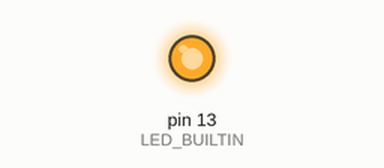
A sketch run on a simulated Arduino Uno, built with avr-gcc and run on an emulated ATmega328P. On the bench: output pins drawn as LEDs (lit = HIGH).

Above: at 0.5 s.
At 28.5 s:
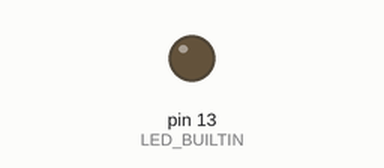
Timing chart, 0 to 32.5 s (numbered marks = the images above):
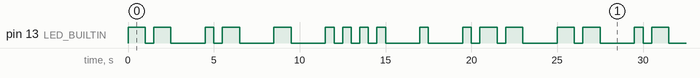

The sketch:

Blinkname.ino
```cpp
void setup() {
  pinMode(LED_BUILTIN, OUTPUT);
}

// There is a half second delay between every dot & dash, except at the end of the character, where there is a two second delay to indicate the beginning of a new character
void loop() {
  //letter M
  digitalWrite(LED_BUILTIN, HIGH);  // turn the LED on (HIGH is the voltage level)
  delay(1000);                      // wait for a second
  digitalWrite(LED_BUILTIN, LOW);   // turn the LED off by making the voltage LOW
  delay(500);                      // wait for a second
  digitalWrite(LED_BUILTIN, HIGH);
  delay(1000);
  digitalWrite(LED_BUILTIN, LOW);
  delay(2000);


  //letter A
  digitalWrite(LED_BUILTIN, HIGH);
  delay(500);
  digitalWrite(LED_BUILTIN, LOW);
  delay(500);
  digitalWrite(LED_BUILTIN, HIGH);
  delay(1000);
  digitalWrite(LED_BUILTIN, LOW);
  delay(2000);
  //letter T
  digitalWrite(LED_BUILTIN, HIGH);
  delay(1000);
  digitalWrite(LED_BUILTIN, LOW);
  delay(2000);

  //letter H
  digitalWrite(LED_BUILTIN, HIGH);
  delay(500);
  digitalWrite(LED_BUILTIN, LOW);
  delay(500);
  digitalWrite(LED_BUILTIN, HIGH);
  delay(500);
  digitalWrite(LED_BUILTIN, LOW);
  delay(500);
  digitalWrite(LED_BUILTIN, HIGH);
  delay(500);
  digitalWrite(LED_BUILTIN, LOW);
  delay(500);
  digitalWrite(LED_BUILTIN, HIGH);
  delay(500);
  digitalWrite(LED_BUILTIN, LOW);
  delay(2000);

  //letter E
  digitalWrite(LED_BUILTIN, HIGH);
  delay(500);
  digitalWrite(LED_BUILTIN, LOW);
  delay(2000);

  //letter W

  digitalWrite(LED_BUILTIN, HIGH);
  delay(500);
  digitalWrite(LED_BUILTIN, LOW);
  delay(500);
  digitalWrite(LED_BUILTIN, HIGH);
  delay(1000);
  digitalWrite(LED_BUILTIN, LOW);
  delay(500);
  digitalWrite(LED_BUILTIN, HIGH);
  delay(1000);
  digitalWrite(LED_BUILTIN, LOW);
  delay(2000);


}
```

Measured:
- by itself, pin 13 (LED_BUILTIN): moves between LOW and HIGH, repeating every 25.0 s
- by itself, everything shown: repeats every 25.0 s, in 26 steps
